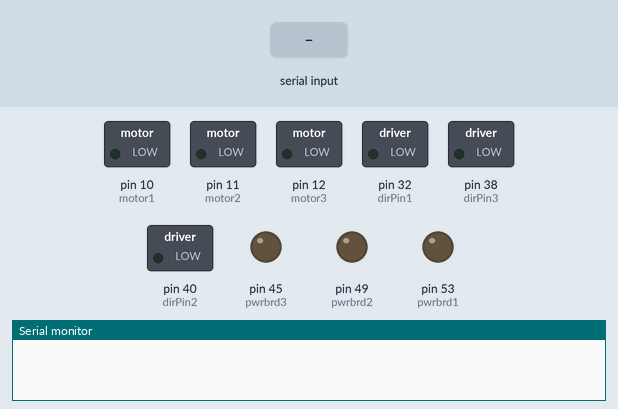
This sketch was run on a simulated Arduino Mega 2560, built with avr-gcc and run on an emulated ATmega2560. On the bench: switched loads named in the sketch (green lamp = pin HIGH), output pins drawn as LEDs (lit = HIGH), the last lines printed to the serial monitor. The inputs (shaded band) are chosen by the test bench.

Above: at 1.2 s.
1.3 s: "w\n" received over Serial
At 1.6 s:
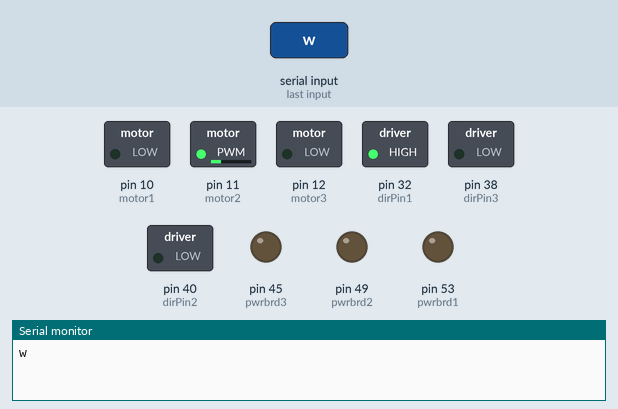
2.8 s: byte 115 ('s') received over Serial
At 4.0 s:
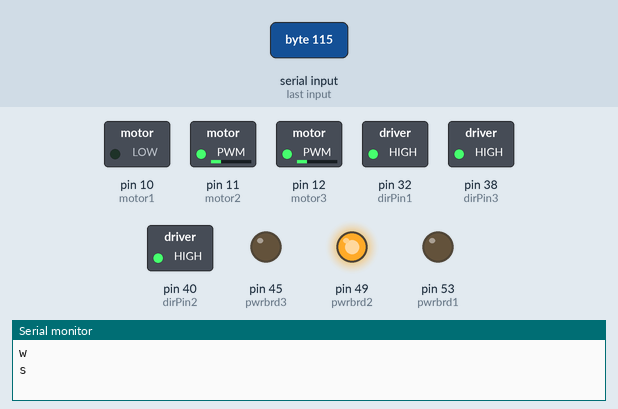
4.3 s: byte 97 ('a') received over Serial
At 5.1 s:
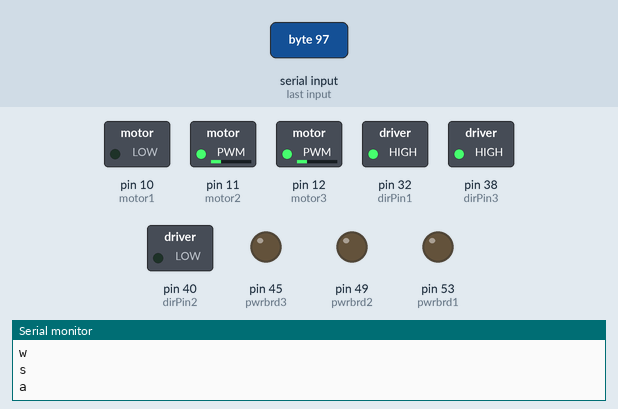
5.8 s: byte 100 ('d') received over Serial
At 6.2 s:
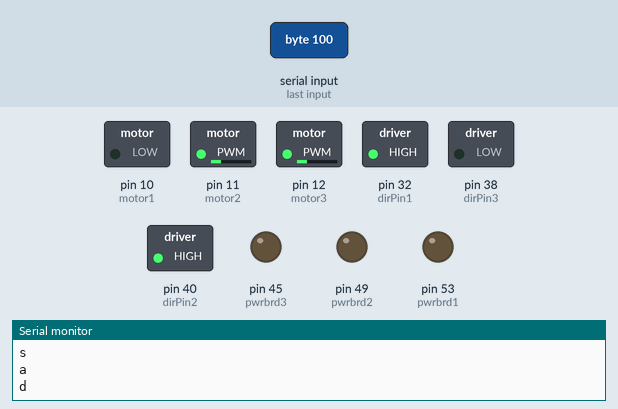
7.3 s: byte 113 ('q') received over Serial
At 8.5 s:
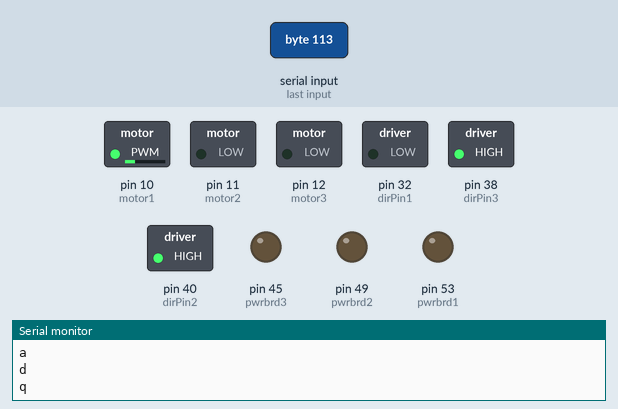
8.8 s: byte 101 ('e') received over Serial
At 9.7 s:
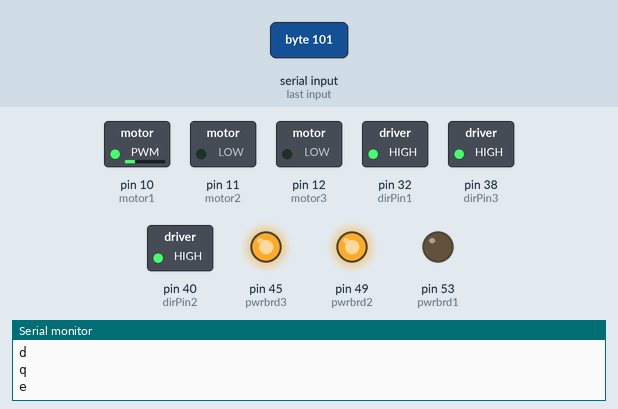
Timing chart, 0 to 11.3 s (numbered marks = the images above; inputs shaded):
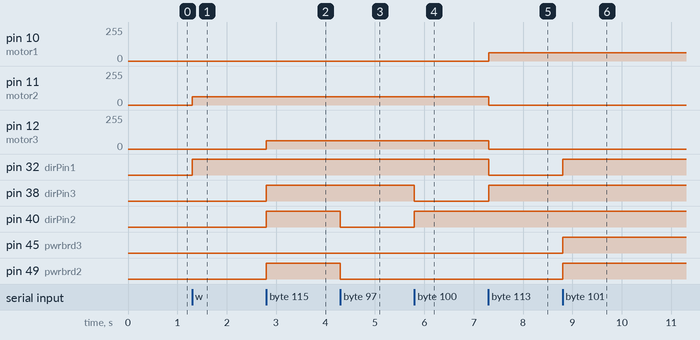

The sketch:

Serial_Read.ino
```cpp
//Caleb Turner && Jared St. John && Hannah Gex
//contibuters Juan Barron

boolean h = HIGH;
boolean l = LOW;

const int motor1 = 10; //pins for motor
const int motor2 = 11;
const int motor3 = 12;
//const int motor4 = 12;

const int dirPin1 = 32;//white wires are direction
const int dirPin2 = 40;
const int dirPin3 = 38; // dont use pin 36
//const int dirPin4 = 32;

const int pwrbrd1 = 53;
const int pwrbrd2 = 49;
const int pwrbrd3 = 45;
//const int pwrbrd4 = 8;

double voltage = 1.25;//keep this between .59 && 3.75 or fuse will blow

int spd = (51 * voltage);

void setup() {
  Serial.begin(9600);

  pinMode(motor1, OUTPUT); //Speed outputs
  pinMode(motor2, OUTPUT);
  pinMode(motor3, OUTPUT);
  //pinMode(motor4, OUTPUT);

  pinMode(dirPin1, OUTPUT); //Directional control outputs
  pinMode(dirPin2, OUTPUT);
  pinMode(dirPin3, OUTPUT);
 // pinMode(dirPin4, OUTPUT);

  pinMode(pwrbrd1, OUTPUT);
  pinMode(pwrbrd2, OUTPUT);
  pinMode(pwrbrd3, OUTPUT);
 // pinMode(pwrbrd4, OUTPUT);

  upPWMFrequency(10); //sets PWM frequency to acceptable levels
  upPWMFrequency(11);
  upPWMFrequency(12);
 // upPWMFrequency(13);


}

void loop() {
  if (Serial.available() > 0){
    char inbyte = Serial.read();
    Serial.println(inbyte);

//    if (inbyte == 'w') {
//      digitalWrite(dirPin3, h);
//      digitalWrite(dirPin2, h);//side motors
//      digitalWrite(pwrbrd1, l);//vertical
//
//      }


  switch (inbyte) {
    case 'w': //forwards

      digitalWrite(dirPin2, l);//side motors
      digitalWrite(pwrbrd2, l);
      analogWrite(motor2, spd);

      digitalWrite(dirPin3, l);
      digitalWrite(pwrbrd3, l);
      analogWrite(motor1, spd);

      digitalWrite(dirPin1, h);//vertica
      digitalWrite(pwrbrd1, l);//vertica
      analogWrite(motor1, 0);

        break;

    case 's': //backward

      digitalWrite(dirPin3, h);
      digitalWrite(pwrbrd3, l);//vertica
      analogWrite(motor3, spd);

      digitalWrite(dirPin2, h);//side motors
      digitalWrite(pwrbrd2, 1);
      analogWrite(motor2, spd);


      digitalWrite(dirPin1, h);//vertica
      digitalWrite(pwrbrd1, l);//vertical
      analogWrite(motor1, 0);
        break;

    case 'a': //left
      digitalWrite(dirPin2, l);//side motors
      digitalWrite(pwrbrd2, l);
      analogWrite(motor2, spd);

      digitalWrite(dirPin3, h);
      digitalWrite(pwrbrd3, l);
      analogWrite(motor3, spd);

      digitalWrite(dirPin1, h);//vertica
      digitalWrite(pwrbrd1, l);//vertica
      analogWrite(motor1, 0);
        break;

    case 'd': //right
      digitalWrite(dirPin2, h);//side motors
      digitalWrite(pwrbrd2, l);
      analogWrite(motor2, spd);

      digitalWrite(dirPin3, l);
      digitalWrite(pwrbrd3, l);
      analogWrite(motor3, spd);

      digitalWrite(dirPin1, h);//vertica
      digitalWrite(pwrbrd1, l);//vertica
      analogWrite(motor1, 0);

        break;

    case 'q': //down
      digitalWrite(dirPin3, h);
      digitalWrite(pwrbrd3, l);
      analogWrite(motor3, 0);

      digitalWrite(dirPin2, h);//side motors
      digitalWrite(pwrbrd2, l);
      analogWrite(motor2, 0);

      digitalWrite(dirPin1, l);//vertica
      digitalWrite(pwrbrd1, l);//vertica
      analogWrite(motor1, spd);
        break;

    case 'e': //up
      digitalWrite(dirPin3, h);
      digitalWrite(pwrbrd3, 1);
      analogWrite(motor3, 0);

      digitalWrite(dirPin2, h);//side motors
      digitalWrite(pwrbrd2, 1);
      analogWrite(motor2, 0);

      digitalWrite(dirPin1, h);//vertica
      digitalWrite(pwrbrd1, l);//vertica
      analogWrite(motor1, spd);
        break;

    case 'p': //stop completely
      digitalWrite(pwrbrd1, l );//vertica
      analogWrite(motor1, 0);
      digitalWrite(pwrbrd2, l);
      analogWrite(motor2, 0);
      digitalWrite(pwrbrd3, l);
      analogWrite(motor3, 0);
        break;

    default:
      digitalWrite(pwrbrd1, l );//vertica

      digitalWrite(pwrbrd2, l);

      digitalWrite(pwrbrd3, l);


    }

  }
}
  void upPWMFrequency(int pin) {
  byte mode = 0x01;
  if(pin == 5 || pin == 6) {
    TCCR0B = TCCR0B & 0b11111000 | mode;
  }
  else if(pin == 9 || pin == 10) {
    TCCR1B = TCCR1B & 0b11111000 | mode;
  }
  else if(pin == 3 || pin == 11) {
    TCCR2B = TCCR2B & 0b11111000 | mode;
  }
}
```

Measured:
- after the input at 1.3 s, pin 11 (motor2): 0/255 → 63/255 at once; pin 32 (dirPin1): LOW → HIGH at once
- after the input at 2.8 s, pin 12 (motor3): 0/255 → 63/255 at once; pin 38 (dirPin3), pin 40 (dirPin2), pin 49 (pwrbrd2): LOW → HIGH at once
- after the input at 4.3 s, pin 40 (dirPin2), pin 49 (pwrbrd2): HIGH → LOW at once
- after the input at 5.8 s, pin 38 (dirPin3): HIGH → LOW at once; pin 40 (dirPin2): LOW → HIGH at once
- after the input at 7.3 s, pin 10 (motor1): 0/255 → 63/255 at once; pin 11 (motor2), pin 12 (motor3): 63/255 → 0/255 at once; pin 32 (dirPin1): HIGH → LOW at once; pin 38 (dirPin3): LOW → HIGH at once
- after the input at 8.8 s, pin 32 (dirPin1), pin 45 (pwrbrd3), pin 49 (pwrbrd2): LOW → HIGH at once
